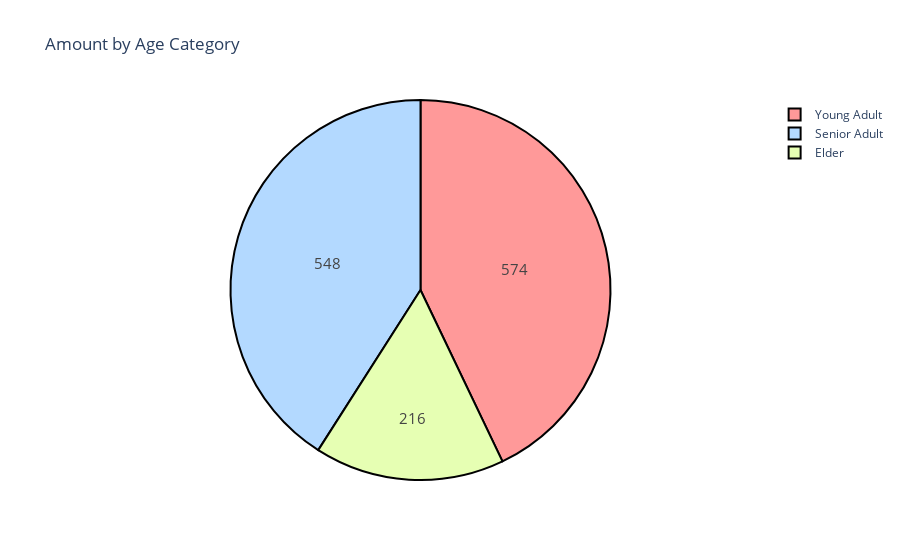

The notebook cell saved with this chart:
### Markdown cell above
### Age Analysis
Turning Age into Categorical Variables:

Young Adult: from 18 - 35

Senior Adult: from 36 - 55

Elder: 56 or older

Share of each Category: Young Adults (42.9%), Senior Adults (41%) and Elder (16.1%)

### Code cell
df['age_cat'] = np.nan
lst = [df]
for col in lst:
    col.loc[(col['age'] >= 18) & (col['age'] <= 35), 'age_cat'] = 'Young Adult'
    col.loc[(col['age'] > 35) & (col['age'] <= 55), 'age_cat'] = 'Senior Adult'
    col.loc[col['age'] > 55, 'age_cat'] = 'Elder'
labels = df["age_cat"].unique().tolist()
amount = df["age_cat"].value_counts().tolist()
colors = ["#ff9999", "#b3d9ff", " #e6ffb3"]

trace = go.Pie(labels=labels, values=amount,
               hoverinfo='label+percent', textinfo='value', 
               textfont=dict(size=15),
               marker=dict(colors=colors,line=dict(color='#000000', width=2)))
data = [trace]
layout = go.Layout(title="Amount by Age Category")
fig = go.Figure(data=data, layout=layout)
iplot(fig, filename='basic_pie_chart')

### Figure 1 — Plotly figure (JSON) as saved in the notebook; plotly's stock layout.template omitted (floating-point values rounded to 4 significant figures)
{"data": [{"hoverinfo": "label+percent", "labels": ["Young Adult", "Senior Adult", "Elder"], "marker": {"colors": ["#ff9999", "#b3d9ff", " #e6ffb3"], "line": {"color": "#000000", "width": 2}}, "textfont": {"size": 15}, "textinfo": "value", "type": "pie", "values": [574, 548, 216]}], "layout": {"title": {"text": "Amount by Age Category"}}}
